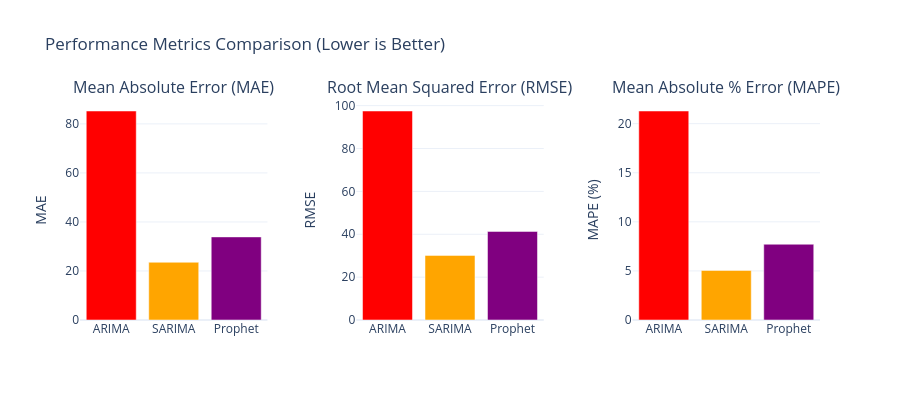

The notebook cell saved with this chart:
### Code cell
# Create bar chart for metrics comparison
fig = make_subplots(
    rows=1, cols=3,
    subplot_titles=('Mean Absolute Error (MAE)', 'Root Mean Squared Error (RMSE)', 'Mean Absolute % Error (MAPE)'),
    horizontal_spacing=0.12
)

models = comparison_df['Model']
colors = ['red', 'orange', 'purple']

# MAE
fig.add_trace(
    go.Bar(x=models, y=comparison_df['MAE'], marker_color=colors, name='MAE', showlegend=False),
    row=1, col=1
)

# RMSE
fig.add_trace(
    go.Bar(x=models, y=comparison_df['RMSE'], marker_color=colors, name='RMSE', showlegend=False),
    row=1, col=2
)

# MAPE
fig.add_trace(
    go.Bar(x=models, y=comparison_df['MAPE (%)'], marker_color=colors, name='MAPE', showlegend=False),
    row=1, col=3
)

fig.update_yaxes(title_text="MAE", row=1, col=1)
fig.update_yaxes(title_text="RMSE", row=1, col=2)
fig.update_yaxes(title_text="MAPE (%)", row=1, col=3)

fig.update_layout(
    title='Performance Metrics Comparison (Lower is Better)',
    height=400,
    template='plotly_white'
)

fig.show()

### Figure 1 — Plotly figure (JSON) as saved in the notebook; plotly's stock layout.template omitted (floating-point values rounded to 4 significant figures)
{"data": [{"marker": {"color": ["red", "orange", "purple"]}, "name": "MAE", "showlegend": false, "type": "bar", "x": ["ARIMA", "SARIMA", "Prophet"], "xaxis": "x", "y": [85.25, 23.56, 33.9], "yaxis": "y"}, {"marker": {"color": ["red", "orange", "purple"]}, "name": "RMSE", "showlegend": false, "type": "bar", "x": ["ARIMA", "SARIMA", "Prophet"], "xaxis": "x2", "y": [97.5, 30.14, 41.33], "yaxis": "y2"}, {"marker": {"color": ["red", "orange", "purple"]}, "name": "MAPE", "showlegend": false, "type": "bar", "x": ["ARIMA", "SARIMA", "Prophet"], "xaxis": "x3", "y": [21.29, 5.053, 7.72], "yaxis": "y3"}], "layout": {"annotations": [{"font": {"size": 16}, "showarrow": false, "text": "Mean Absolute Error (MAE)", "x": 0.1267, "xanchor": "center", "xref": "paper", "y": 1, "yanchor": "bottom", "yref": "paper"}, {"font": {"size": 16}, "showarrow": false, "text": "Root Mean Squared Error (RMSE)", "x": 0.5, "xanchor": "center", "xref": "paper", "y": 1, "yanchor": "bottom", "yref": "paper"}, {"font": {"size": 16}, "showarrow": false, "text": "Mean Absolute % Error (MAPE)", "x": 0.8733, "xanchor": "center", "xref": "paper", "y": 1, "yanchor": "bottom", "yref": "paper"}], "height": 400, "title": {"text": "Performance Metrics Comparison (Lower is Better)"}, "xaxis": {"anchor": "y", "domain": [0, 0.2533]}, "xaxis2": {"anchor": "y2", "domain": [0.3733, 0.6267]}, "xaxis3": {"anchor": "y3", "domain": [0.7467, 1]}, "yaxis": {"anchor": "x", "domain": [0, 1], "title": {"text": "MAE"}}, "yaxis2": {"anchor": "x2", "domain": [0, 1], "title": {"text": "RMSE"}}, "yaxis3": {"anchor": "x3", "domain": [0, 1], "title": {"text": "MAPE (%)"}}}}
